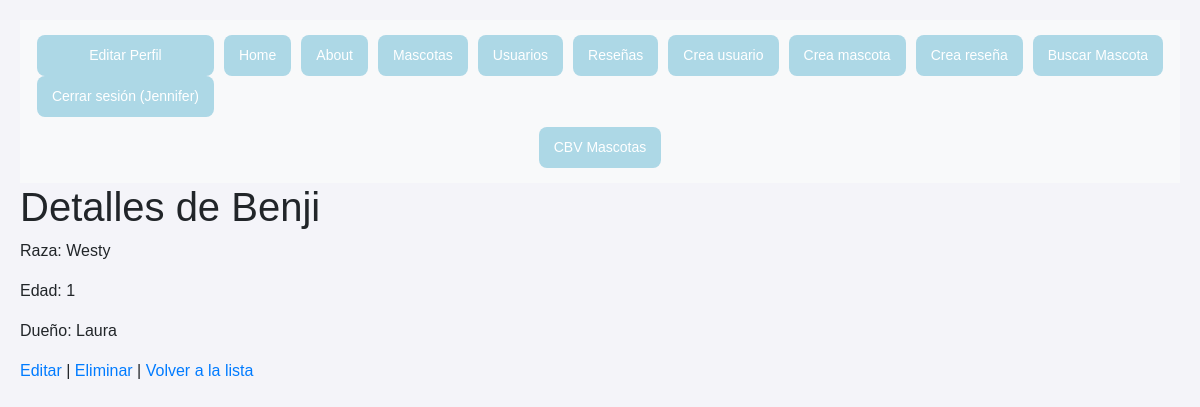
Page /mascotas_cbv/6/ (signed in) on the earlier database version.
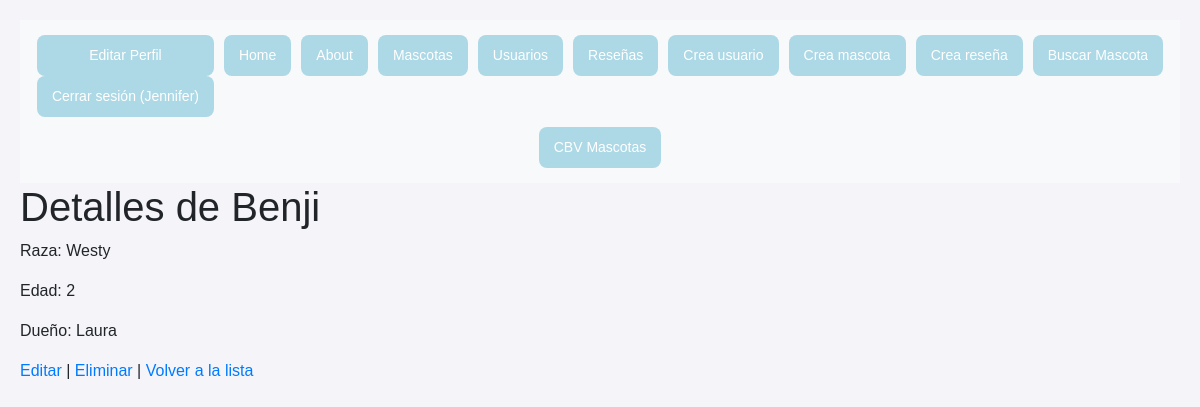
Same page on the later database version.
### myapp/models.py (models this page shows, shortened)
class Mascota(models.Model):
    name = models.CharField(max_length=200)
    raza = models.CharField(max_length=200, default="Desconocida")
    edad = models.IntegerField(default=0)
    usuario = models.ForeignKey(Usuario, on_delete=models.CASCADE, default=1)

class Usuario(models.Model):
    name = models.CharField(max_length=200)
    email = models.EmailField()

### myapp/views.py (the view)
# urls.py: path('mascotas_cbv/<int:pk>/', views.MascotaDetailView.as_view(), name='mascota_cbv_detail'),
class MascotaDetailView(LoginRequiredMixin, DetailView):
    model = Mascota
    template_name = 'mascotas/mascota_detail.html'
    context_object_name = 'mascota'
    login_url = 'accounts:login'

### myapp/templates/mascotas/mascota_detail.html
{% extends 'layouts/base.html' %}
{% block content %}
  <h1>Detalles de {{ mascota.name }}</h1>
  <p>Raza: {{ mascota.raza }}</p>
  <p>Edad: {{ mascota.edad }}</p>
  <p>Dueño: {{ mascota.usuario.name }}</p>
  <a href="{% url 'mascota_cbv_update' mascota.id %}">Editar</a> |
  <a href="{% url 'mascota_cbv_delete' mascota.id %}">Eliminar</a> |
  <a href="{% url 'mascota_cbv_list' %}">Volver a la lista</a>
{% endblock %}

Differences in the rows shown:
changed Mascota "Benji": edad "1" → "2"
